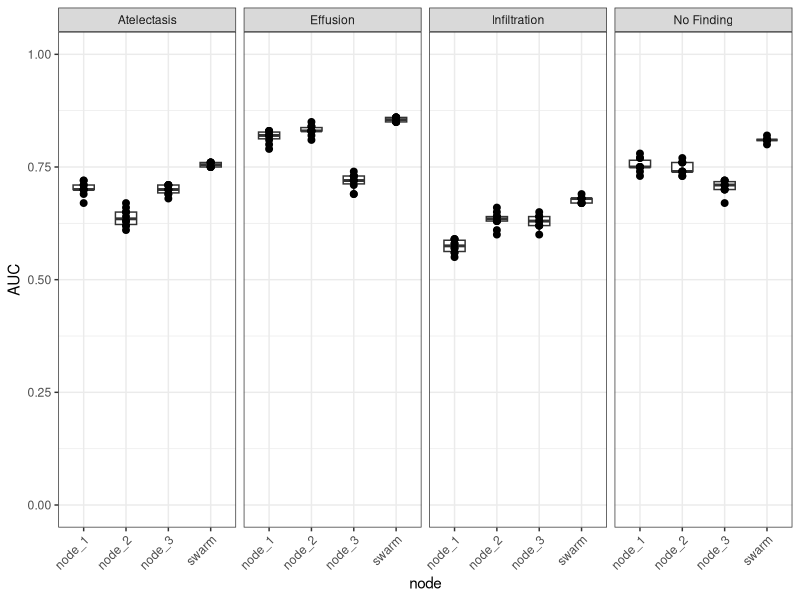
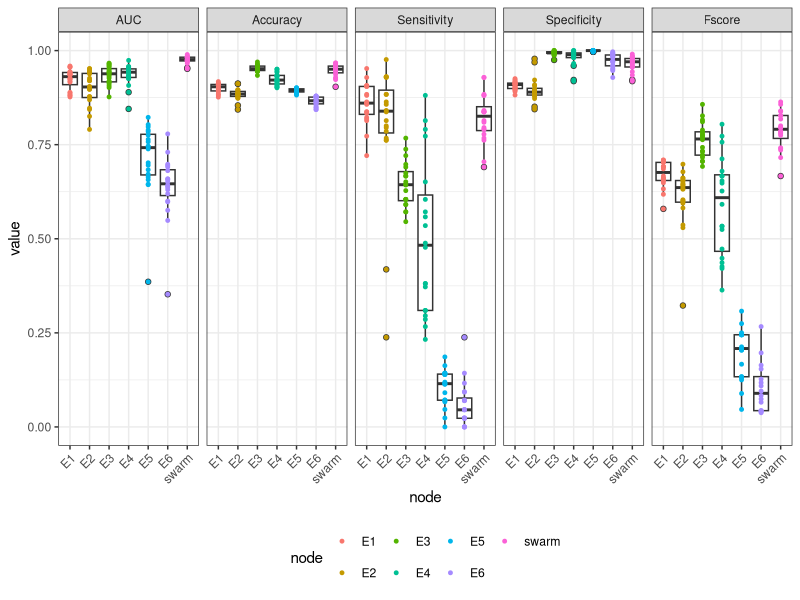
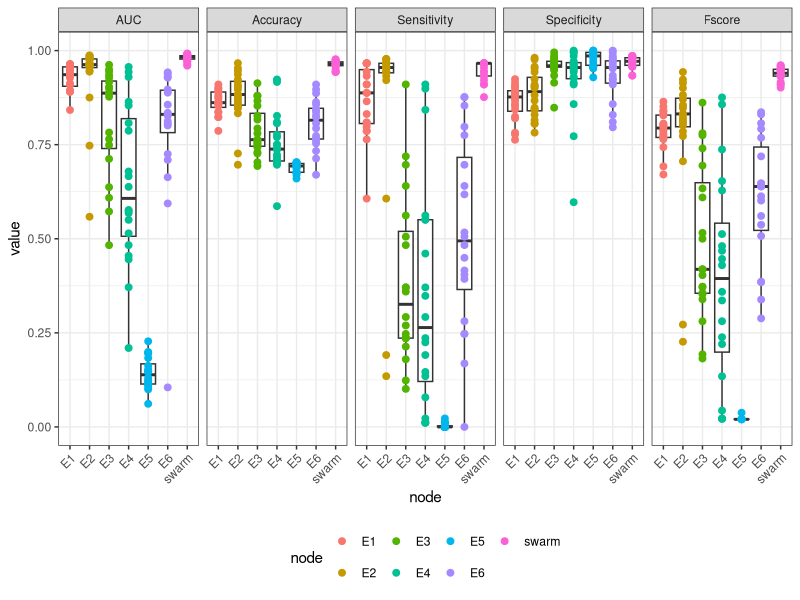
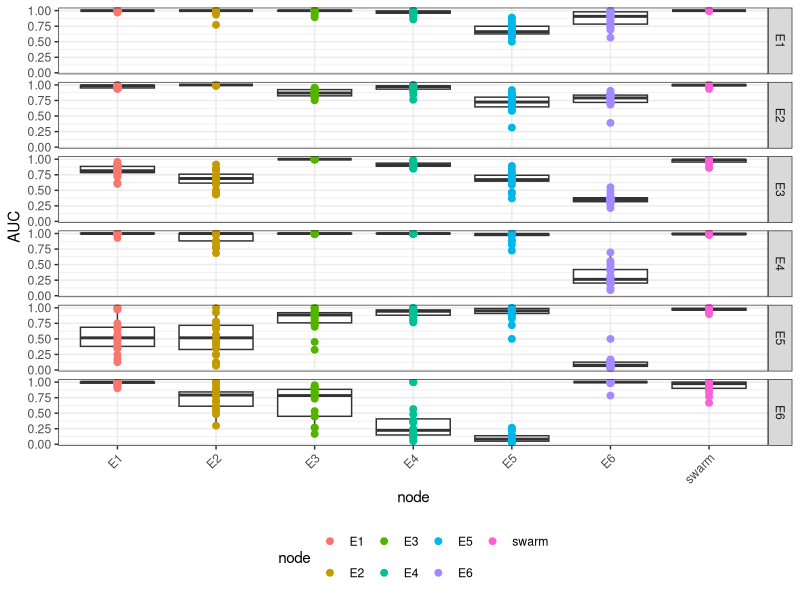

Source code (R) for these figures, in order:
## ---- chunk 1
knitr::opts_chunk$set(echo = TRUE)
## ---- chunk 2
library(ggplot2)
library(readxl)

result <- readxl::read_excel("All.txt.combined - complete_Figures - v2.1.xlsx")
library(tidyr)
## ---- chunk 3
ggplot(result[result$figure == "Fig_3d",], aes(x = node, y = AUC)) + 
  geom_boxplot(width = 0.5) + 
  geom_point(size = 2) + 
  ylim(c(0,1)) + 
  theme_bw() + 
  facet_grid(~other_spec) + 
  theme(axis.text.x = element_text(angle = 45, hjust = 1) )

## ---- chunk 4
tmp <- result[result$figure == "Fig_4c",]
tmp <- pivot_longer(tmp, cols = c("AUC",  "Accuracy", "Sensitivity", "Specificity", "Fscore"), names_to = "measure", values_to = "value")
tmp$measure <- factor(tmp$measure, levels = c("AUC",  "Accuracy", "Sensitivity", "Specificity", "Fscore"))
p <- ggplot(tmp, aes(x = node, y = value)) + 
  geom_boxplot() + 
  geom_point(aes(colour = node), size = 1) +
  facet_grid(cols = vars(measure)) + 
  xlab("node") + 
  theme_bw() + 
  theme(legend.position = "bottom", axis.text.x = element_text(angle = 45, hjust = 1))
p
## ---- chunk 5
tmp <- result[result$figure == "ED_Fig_9f",]
tmp <- pivot_longer(tmp, cols = c("AUC",  "Accuracy", "Sensitivity", "Specificity", "Fscore"), names_to = "measure", values_to = "value")
tmp$measure <- factor(tmp$measure, levels = c("AUC",  "Accuracy", "Sensitivity", "Specificity", "Fscore"))


ggplot(tmp[tmp$figure == "ED_Fig_9f",], aes(x = node, y = value)) + 
  geom_boxplot() + 
  geom_point(aes(colour = node), size = 2) +
  facet_grid(cols = vars(measure)) + 
  xlab("node") + 
  theme_bw() + 
  theme(legend.position = "bottom", axis.text.x = element_text(angle = 45, hjust = 1))

## ---- chunk 6
ggplot(result[result$figure == "ED_Fig_9g",], aes(x = node, y = AUC)) + 
  geom_boxplot() + 
  geom_point(aes(colour = node), size = 2) +
  facet_grid(rows = vars(other_spec)) + 
  xlab("node") + 
  theme_bw() + 
  theme(legend.position = "bottom", axis.text.x = element_text(angle = 45, hjust = 1))

